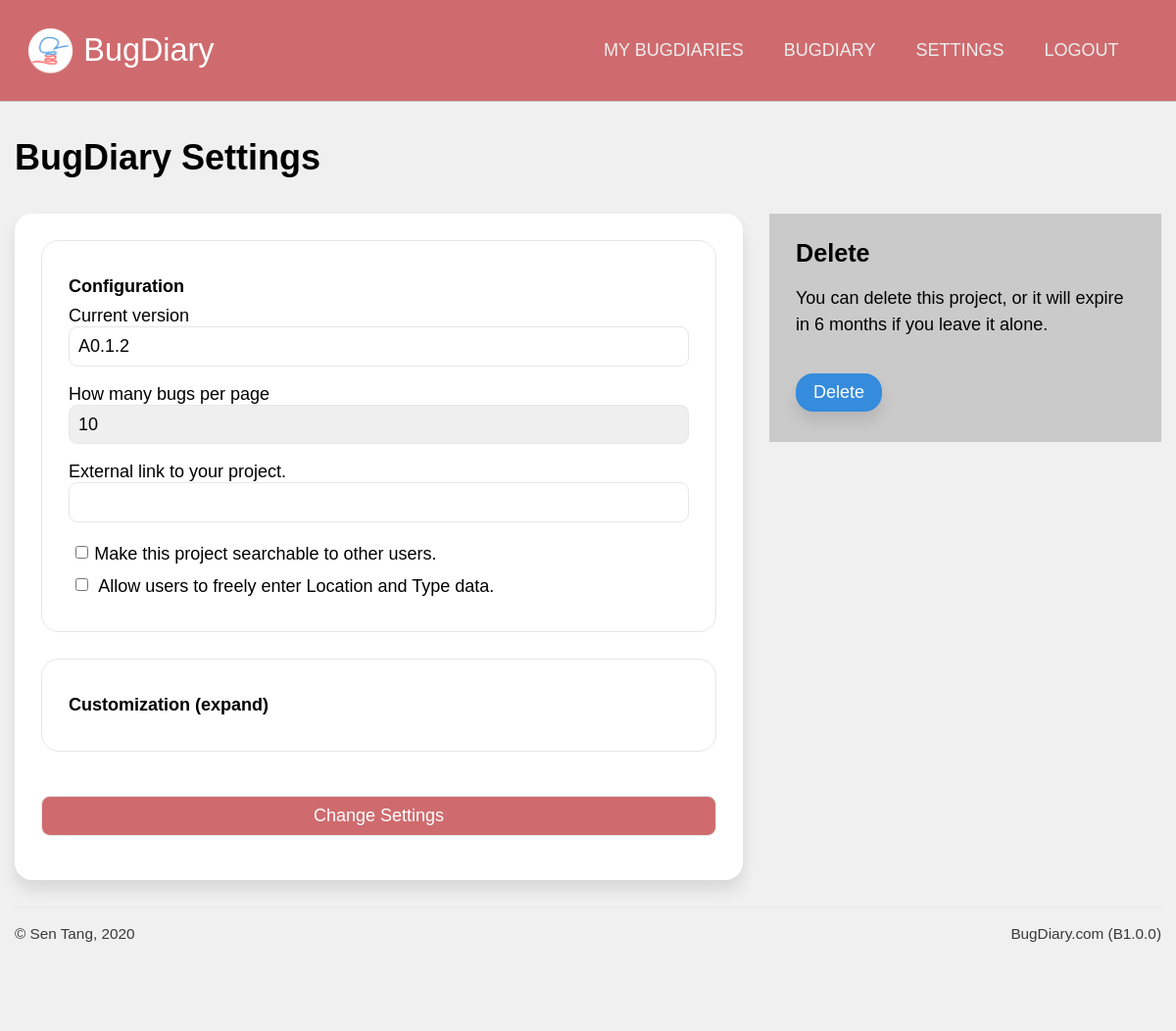
Page /projects/settings/ndryA96L2J7csvoX3ZdnKp (signed in) on the earlier database version.
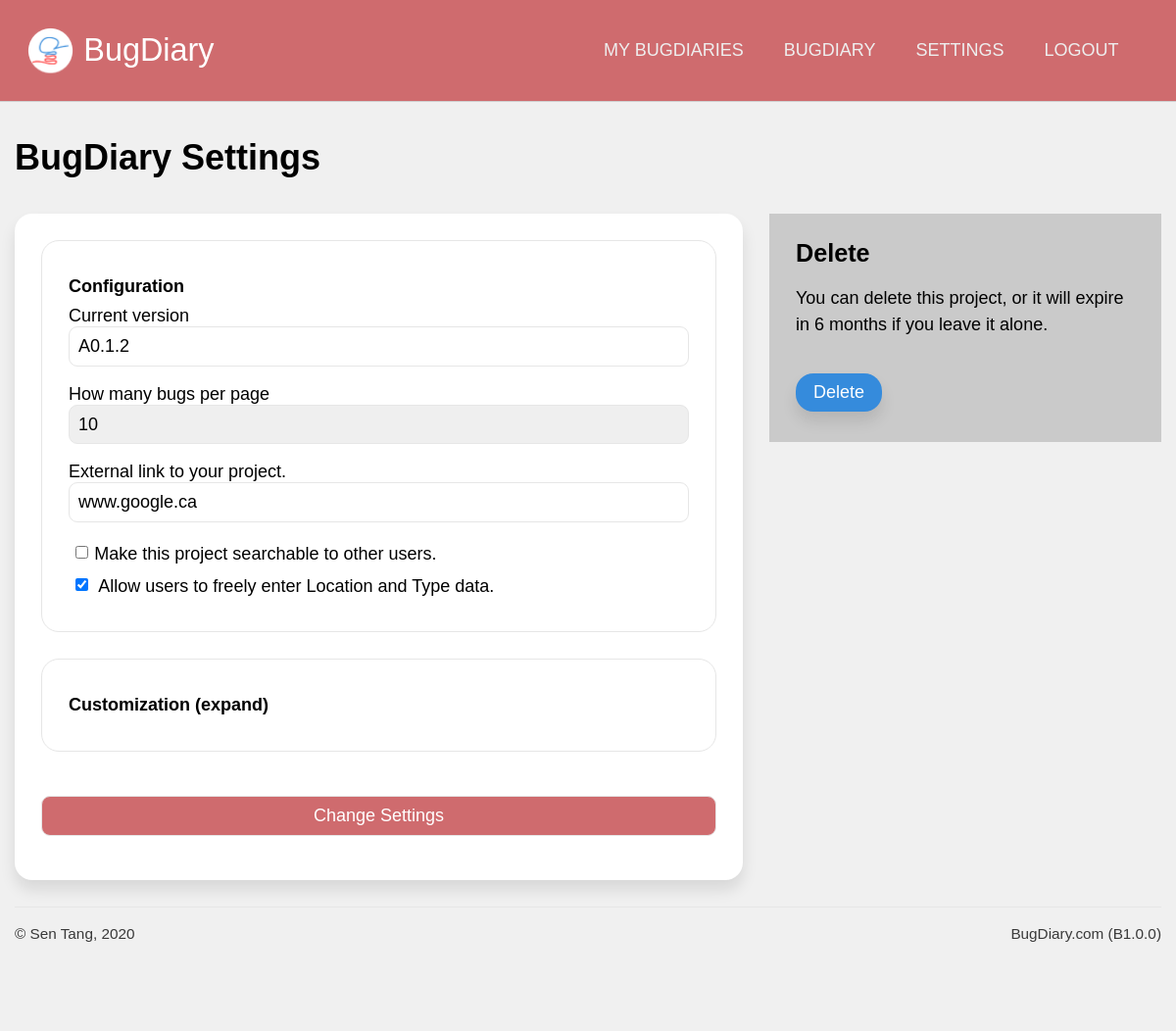
Same page on the later database version.
### application/models.py (models this page shows, shortened)
class Project_settings(db.Model):
    id = db.Column(db.Integer, primary_key = True)
    ext_url = db.Column(db.String(100), default="")
    current_version = db.Column(db.String(20), index = True, default="v1")
    header_color = db.Column(db.String(7), default="#cf6b6e")
    header_text_color = db.Column(db.String(7), default="#ffffff")
    background_color = db.Column(db.String(7), default="#f0f0f0")
    card_color = db.Column(db.String(7), default="#ffffff")
    aside_color = db.Column(db.String(7), default="#cacaca")
    text_color = db.Column(db.String(7), default="#000000")
    link_color = db.Column(db.String(7), default="#ff3939")
    menu_color = db.Column(db.String(7), default="#a72c30")
    per_page = db.Column(db.Integer, default=10)
    visibility = db.Column(db.Integer, default=1)
    allow_suggestions = db.Column(db.Integer, default=0)
    guest_view = db.Column(db.Integer, default=0)
    project = db.Column(db.Integer, db.ForeignKey('projects.id')) #linked

### application/projects/views.py (the view, shortened to what this page needs)
@projects.route('/settings/<string:project_url>', methods = ['post', 'get'])
@login_required
def settings(project_url):
    target_project = Projects.query.filter_by(url = project_url).first()
    form = settings_form(obj = target_project.settings)
    return render_template('settings.html', form = form, project = target_project)

### application/projects/forms.py
class settings_form(FlaskForm):
    current_version = StringField(label="Current version", validators=[DataRequired("The version number must not be blank.")])
    per_page = per_page = SelectField(
        label="How many bugs per page",
        choices=[
            ('10', '10'),
            ('20', '20'),
            ('30', '30'),
            ('50', '50'),
        ]
    )
    visibility = BooleanField(label="Make this project searchable to other users.")
    allow_suggestions = BooleanField(label="Allow users to freely enter Location and Type data.")
    ext_url = StringField(label="External link to your project.")
    header_color = StringField("Header bar color")
    header_text_color = StringField("Color of text in the header")
    background_color = StringField("Background color")
    card_color = StringField("Card color")
    aside_color = StringField("Sidebar cards color")
    text_color = StringField("Text color")
    link_color = StringField("Link color")
    menu_color = StringField("Mobile menu color")
    submit = SubmitField('Change Settings')

### application/models.py (called while the page is built)
@login_manager.user_loader
def load_user(user_id):
    return Users.query.get(user_id)

### application/projects/templates/projects/settings.html (shortened to what this page needs)
{% extends 'confined.html' %}
{% import 'macros.html' as macros %}
{% block custom_nav %}
{{ macros.project_nav(project) }}
{% endblock %}
{% block main %}
<h1>{{project.name}} Settings</h1>
<div class="main-aside">
    <main>
        <div class="bg-white shadowed rounded block">
            <form method="post" autocomplete="off">
                <div class="lined rounded block">
                    <h5>Configuration</h5>
                    {{ form.current_version.label }}{{ form.current_version }}
                    {{ form.per_page.label }}{{ form.per_page }}
                    {{ form.ext_url.label }}{{ form.ext_url }}
                    {{ form.visibility }}{{ form.visibility.label }} <br>
                    {{ form.allow_suggestions }}
                    {{ form.allow_suggestions.label }}
                </div>
                <div class="lined rounded block">
                    <h5 onclick="toggleElement('custom-options')">Customization (expand)</h5>
                </div>
                {{ form.submit(class_="button-primary") }}
            </form>
        </div>
    </main>
    <aside>
        <div class="sidebar-block bg-gray">
            <h3>Delete</h3>
            <p>
                You can delete this project, or it will expire in 6 months if you leave it alone.
            </p>
            <a href="{{ url_for('projects.delete', project_url = project.url) }}" class="rounded shadowed button-secondary" onclick="return confirm('Are you sure you want to delete this project? This action is irreversible!')">Delete</a>
        </div>
    </aside>
</div>
{% endblock %}

Differences in the rows shown:
changed Project_settings: ext_url (not shown) → "www.google.ca"; allow_suggestions "☐" → "☑"
